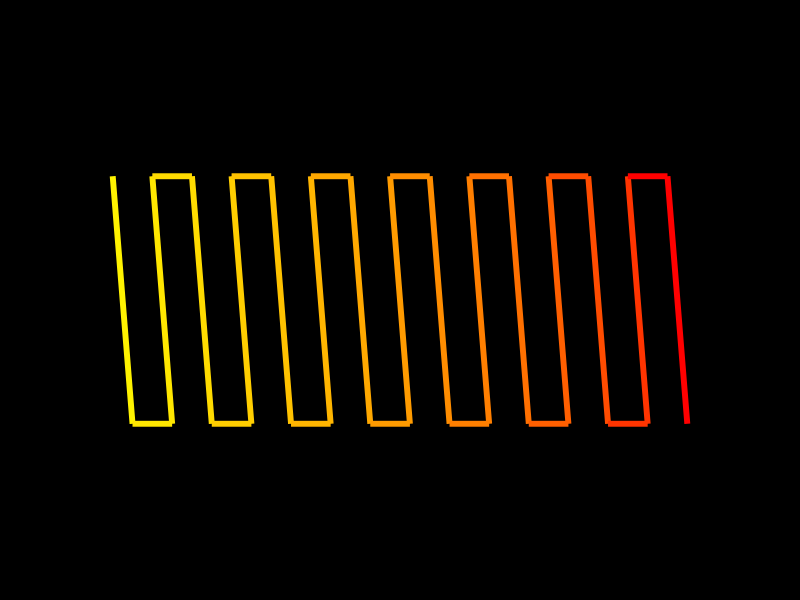

The R source for this figure:
library(tidyverse)
library(gganimate)
library(RColorBrewer)
set.seed(42)

n <- round(16, 0)

pipes <- expand.grid(
  x = NA,
  x_end = NA,
  y = NA,
  y_end = NA,
  group = 1:n
)

## Area is square are (0,0) | (1,1)
pipes <- pipes |>
  mutate(
    x = rep(rnorm(2), n / 2),
    x_end = lag(x, 1),
    diff_x = abs(x_end - x),
    x = x + 2 * diff_x * (group - 2),
    x_end = x_end + 2 * diff_x * (group - 2),
    y = rep(c(0, 1), n / 2),
    y_end = rep(c(1, 0), n / 2),
  ) |>
  slice(rep(seq_len(n()), each = 2)) |>
  mutate(
    x_end = lag(x_end, 1),
    y_end = lag(y_end, 1)
  )

temp <- ggplot(pipes,
               aes(
                 x = x,
                 y = y,
                 xend = x_end,
                 yend = y_end
               )) +
  theme_void() +
  theme(plot.background = element_rect(fill = "black"),
        plot.margin = margin(20, 20, 20, 20),
        legend.position = "none") +
  geom_segment(aes(color = group),
               linewidth = 2) +
  scale_color_gradient(low = "yellow", high = "red", na.value = NA) +
  coord_cartesian(xlim = c(min(pipes$x, na.rm = TRUE) - 5,
                           max(pipes$x_end, na.rm = TRUE) + 5),
                  ylim = c(min(pipes$y, na.rm = TRUE) - 0.5,
                           max(pipes$y_end, na.rm = TRUE) + 0.5))

ggsave(temp, filename = "temp.png",
       width = 1920, height = 1280,
       units = "px", dpi = 300)
